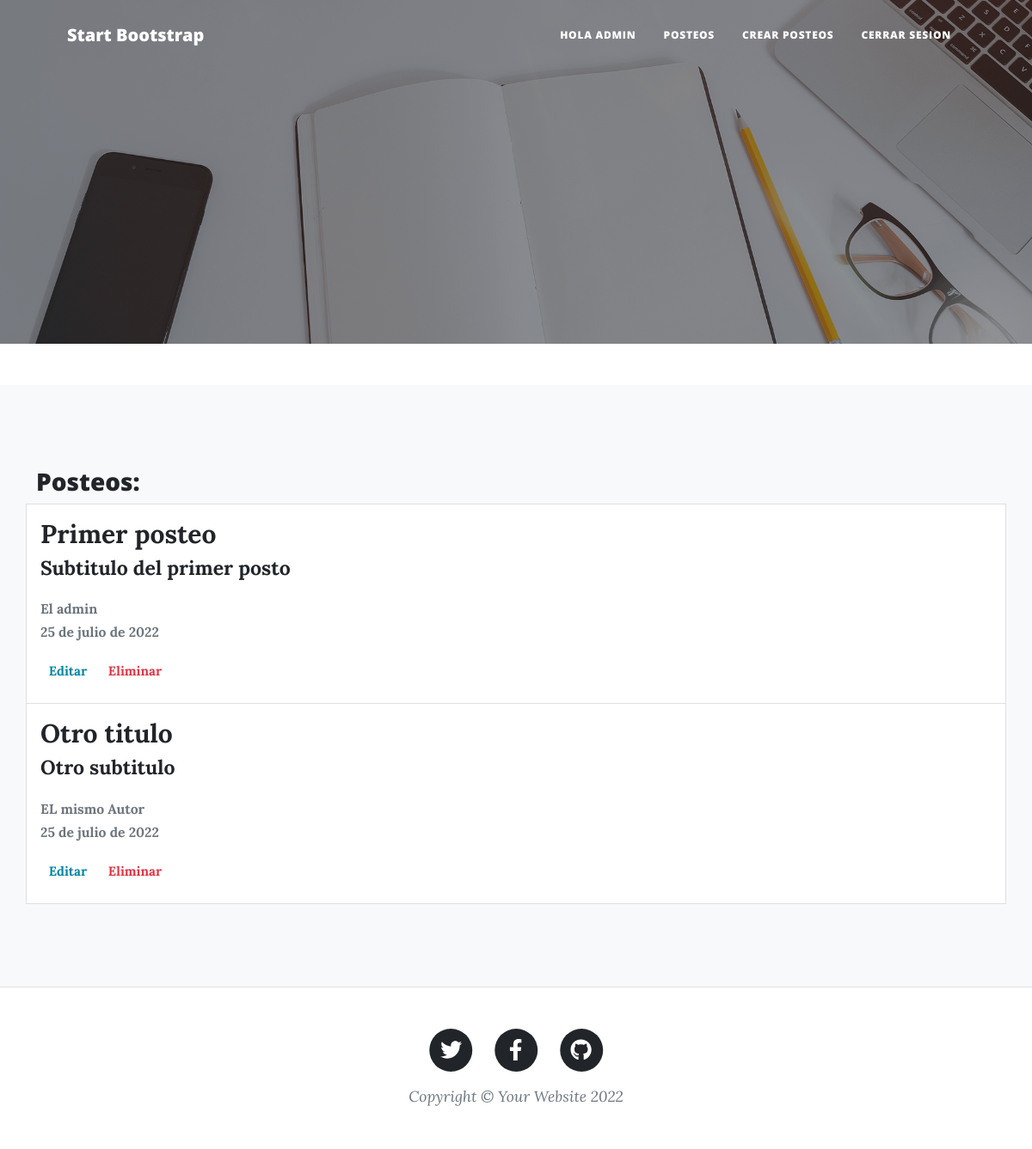
The page /coderapp/posteos (signed in) on the database its author committed.
### ProyectoCoderApp/models.py (models this page shows)
class Posteo(models.Model):
    titulo = models.CharField(max_length=30)
    subtitulo = models.CharField(max_length=50, null=True)
    autor = models.CharField(max_length=30, null=True)
    cuerpo = RichTextField()
    fecha = models.DateField()
    imagen = models.ImageField(upload_to='media/', blank=True, null=True)

### ProyectoCoderApp/views.py (the view, shortened to what this page needs)
# urls.py: path('posteos', posteos, name="posteos"),
@login_required
def posteos(request):
    posteos = Posteo.objects.all()
    return render(request, "ProyectoCoderApp/posteos.html", {"posteos": posteos})

### ProyectoCoderApp/templates/ProyectoCoderApp/posteos.html (shortened to what this page needs)
{% extends 'ProyectoCoderApp/base.html' %}
{% load static %}
{% block b2 %}
<section class="bg-light py-5">
    <section class="bg-light py-5">
        <div class="container px-6">
            <div class="row gx-5justify-content-center">
            <h3>Posteos:</h3>
                {% for post in posteos %}
                <label class="list-group-item d-flex gap-3">
                <span class="pt-1 form-checked-content">
                    <dl>
                        <dt><strong style="font-size: 150%">{{post.titulo}}</strong></dt>
                        <dt><strong style="font-size: 115%">{{post.subtitulo}}</strong></dt>
                    </dl>
                    <dl style="font-size: 90%">
                        <dt><small class="text-muted">{{post.autor}}</small></dt>
                        <dt><small class="text-muted">{{post.fecha}}</small></dt>
                    </dl>
                    <dl>
                        <dt>
                            <a href="{% url 'posteo_update' post.id %}" class="text-primary badge badge-primary text-decoration-none">  Editar</a>
                            <a href="{% url 'posteo_delete' post.id %}" class="text-danger badge badge-danger text-decoration-none">  Eliminar</a>
                        </dt>
                    </dl>
                </span>
                </label>
                {% endfor %}
            </div>
        </div>
    </section>
</section>
{% endblock %}

### ProyectoCoderApp/templates/ProyectoCoderApp/base.html (shortened to what this page needs)
{% load static %}
<!DOCTYPE html>
<html lang="en">
    <head>
        <link href="{% static 'css/styles.css' %}" rel="stylesheet" />
    </head>
    <body>
        <nav class="navbar navbar-expand-lg navbar-light" id="mainNav">
            <div class="container px-4 px-lg-5">
                <a class="navbar-brand" href="index.html">Start Bootstrap</a>
                <div class="collapse navbar-collapse" id="navbarResponsive">
                    <ul class="navbar-nav ms-auto py-4 py-lg-0">
                        {% if user.is_authenticated %}
                        <li class="nav-item"><a class="nav-link px-lg-3 py-3 py-lg-4">hola {{user.username}}</a></li>
                        <li class="nav-item"><a class="nav-link px-lg-3 py-3 py-lg-4" href="{% url 'posteos' %}">posteos</a></li>
                        <li class="nav-item"><a class="nav-link px-lg-3 py-3 py-lg-4" href="{% url 'crearPosteos' %}">Crear posteos</a></li>
                        <li class="nav-item"><a class="nav-link px-lg-3 py-3 py-lg-4" href="{% url 'logout' %}">Cerrar sesion</a></li>
                        {% else %}
                        <li class="nav-item"><a class="nav-link px-lg-3 py-3 py-lg-4" href="{% url 'login' %}">Inicar Sesion</a></li>
                        <li class="nav-item"><a class="nav-link px-lg-3 py-3 py-lg-4" href="{% url 'register' %}" id="menuLink">Registrarse</a></li>
                        {%endif%}
                    </ul>
                </div>
            </div>
        </nav>
        <header class="masthead" style="background-image: url('assets/img/home-bg.jpg')">
        </header>
        {% block b2 %}
        {% endblock %}
        <footer class="border-top">
            <div class="container px-4 px-lg-5">
                <div class="row gx-4 gx-lg-5 justify-content-center">
                    <div class="col-md-10 col-lg-8 col-xl-7">
                        <ul class="list-inline text-center">
                            <li class="list-inline-item">
                                <a href="#!">
                                    <span class="fa-stack fa-lg">
                                        <i class="fas fa-circle fa-stack-2x"></i>
                                        <i class="fab fa-twitter fa-stack-1x fa-inverse"></i>
                                    </span>
                                </a>
                            </li>
                            <li class="list-inline-item">
                                <a href="#!">
                                    <span class="fa-stack fa-lg">
                                        <i class="fas fa-circle fa-stack-2x"></i>
                                        <i class="fab fa-facebook-f fa-stack-1x fa-inverse"></i>
                                    </span>
                                </a>
                            </li>
                            <li class="list-inline-item">
                                <a href="#!">
                                    <span class="fa-stack fa-lg">
                                        <i class="fas fa-circle fa-stack-2x"></i>
                                        <i class="fab fa-github fa-stack-1x fa-inverse"></i>
                                    </span>
                                </a>
                            </li>
                        </ul>
                        <div class="small text-center text-muted fst-italic">Copyright &copy; Your Website 2022</div>
                    </div>
                </div>
            </div>
        </footer>
    </body>
</html>

### rows shown on the page
Posteo: titulo "Primer posteo", subtitulo "Subtitulo del primer posto", autor "El admin", fecha "25 de julio de 2022"
Posteo: titulo "Otro titulo", subtitulo "Otro subtitulo", autor "EL mismo Autor", fecha "25 de julio de 2022"

### other values the page prints
{{ user.username }} "ADMIN"
